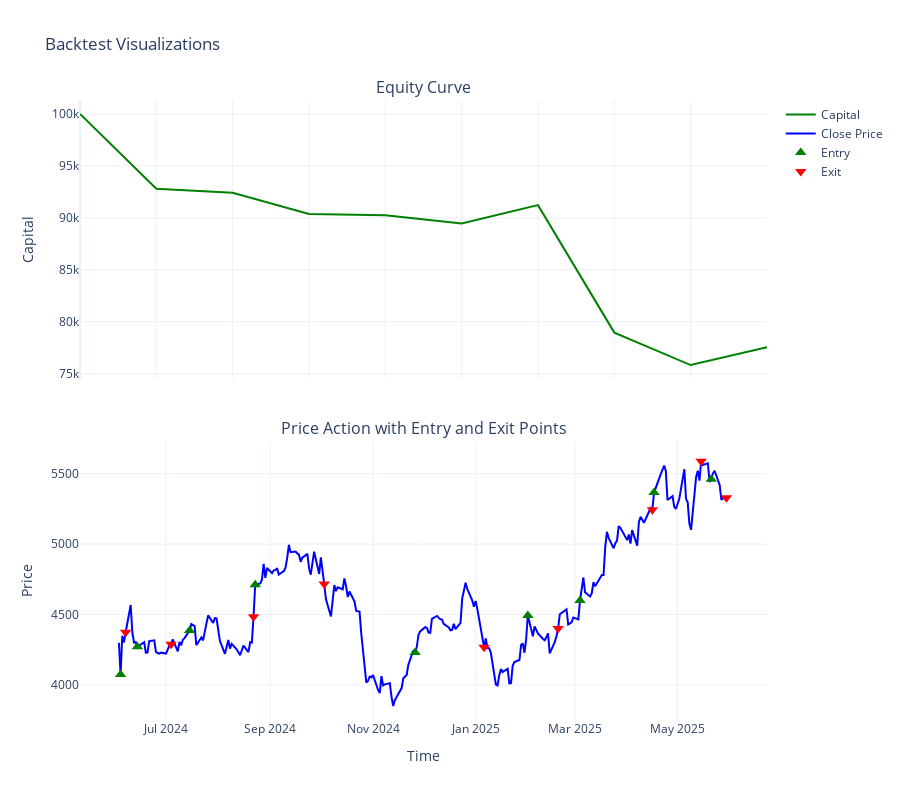

The notebook cell this image was saved under:
### Code cell
dataframe = data[['datetime', 'open','high','low','close','volume','signals']]
dataframe.rename(columns={'datetime':'timestamp'},inplace=True)
data = remove_redundant_signals(dataframe)
perform_backtest(dataframe)

### Figure 1 — Plotly figure (JSON) as saved in the notebook; plotly's stock layout.template omitted (floating-point values rounded to 4 significant figures; data arrays with more than 128 entries replaced by an {"elided": "..."} marker saying what was removed)
{"data": [{"line": {"color": "green"}, "mode": "lines", "name": "Capital", "type": "scatter", "xaxis": "x", "y": [100000, 92800.0, 92410.0, 90370.0, 90250.0, 89470.0, 91220.0, 78950.0, 75830.0, 77540.0], "yaxis": "y"}, {"line": {"color": "blue"}, "mode": "lines", "name": "Close Price", "type": "scatter", "x": {"elided": "247 str values"}, "xaxis": "x2", "y": {"elided": "247 float values"}, "yaxis": "y2"}, {"marker": {"color": "green", "size": 10, "symbol": "triangle-up"}, "mode": "markers", "name": "Entry", "type": "scatter", "x": ["2024-06-04T00:00:00", "2024-06-14T00:00:00", "2024-07-15T00:00:00", "2024-08-23T00:00:00", "2024-11-26T00:00:00", "2025-02-01T00:00:00", "2025-03-04T00:00:00", "2025-04-17T00:00:00", "2025-05-21T00:00:00"], "xaxis": "x2", "y": [4073.0, 4270.0, 4386.0, 4710.0, 4230.0, 4492.0, 4599.0, 5366, 5462.0], "yaxis": "y2"}, {"marker": {"color": "red", "size": 10, "symbol": "triangle-down"}, "mode": "markers", "name": "Exit", "type": "scatter", "x": ["2024-06-07T00:00:00", "2024-07-04T00:00:00", "2024-08-22T00:00:00", "2024-10-03T00:00:00", "2025-01-06T00:00:00", "2025-02-19T00:00:00", "2025-04-16T00:00:00", "2025-05-15T00:00:00", "2025-05-30T00:00:00"], "xaxis": "x2", "y": [4373.0, 4289.0, 4483.0, 4717.0, 4267.0, 4400.0, 5244.0, 5589, 5330], "yaxis": "y2"}], "layout": {"annotations": [{"font": {"size": 16}, "showarrow": false, "text": "Equity Curve", "x": 0.5, "xanchor": "center", "xref": "paper", "y": 1, "yanchor": "bottom", "yref": "paper"}, {"font": {"size": 16}, "showarrow": false, "text": "Price Action with Entry and Exit Points", "x": 0.5, "xanchor": "center", "xref": "paper", "y": 0.45, "yanchor": "bottom", "yref": "paper"}], "height": 800, "showlegend": true, "title": {"text": "Backtest Visualizations"}, "xaxis": {"anchor": "y", "domain": [0, 1], "matches": "x2", "showticklabels": false}, "xaxis2": {"anchor": "y2", "domain": [0, 1], "title": {"text": "Time"}}, "yaxis": {"anchor": "x", "domain": [0.55, 1], "title": {"text": "Capital"}}, "yaxis2": {"anchor": "x2", "domain": [0, 0.45], "title": {"text": "Price"}}}}
